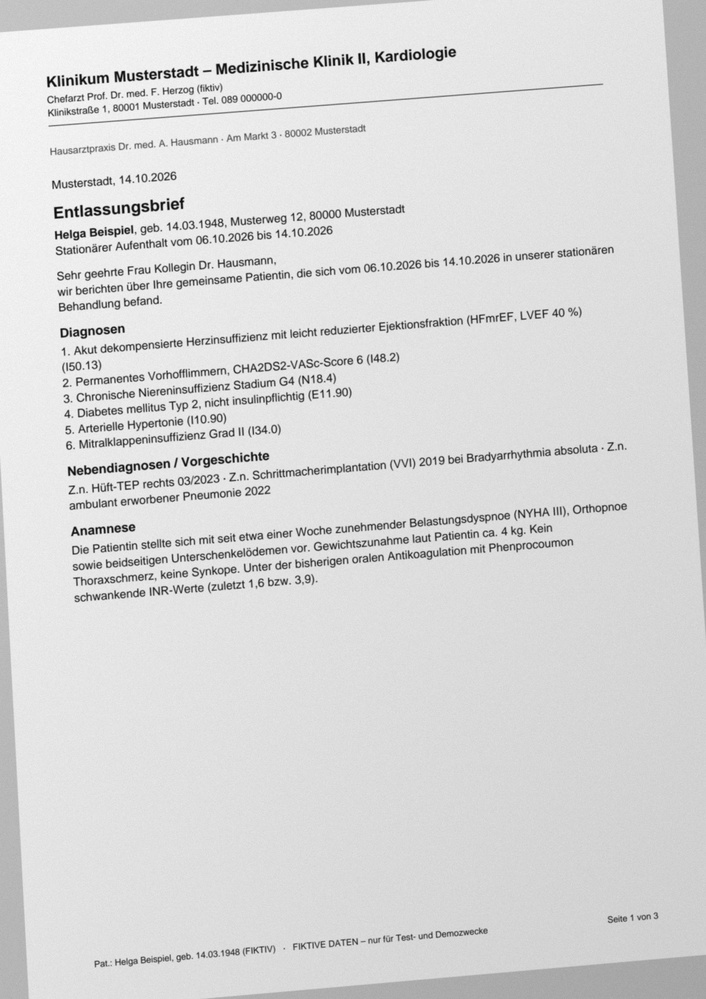
#> input picture data/cases/case01/pages_photo/case01_p01.jpg, 706 x 999 px, shrunk from 1654 x 2339 before the run; its folder holds only this picture in this run
$ python -i preprocess.py   (imports and definitions only)
#> lines starting #> are read from the running program, lines starting #| are printed output that depends on the picture
#> further down, picture is the input picture: shape (999, 706, 3); min 2, max 255, mean 215.8
from pathlib import Path
import cv2
import numpy as np
import pymupdf


# --------------------------------------------------
# FOLDERS
# --------------------------------------------------

INPUT_DIR = Path("input_docs")
OUTPUT_DIR = Path("cleaned_docs")

# [2 lines not run here, left out]


# --------------------------------------------------
# PDF -> IMAGES
# --------------------------------------------------

# [59 lines left out: functions pdf_to_images, load_document, not called in this run]


# --------------------------------------------------
# PREPROCESS IMAGE
# --------------------------------------------------

def preprocess(image):

    # Convert to grayscale
    gray = cv2.cvtColor(
        image,
        cv2.COLOR_BGR2GRAY
    )

    # Remove some noise
    denoised = cv2.fastNlMeansDenoising(
        gray,
        None,
        7,
        7,
        21
    )

    # CLAHE contrast enhancement
    clahe = cv2.createCLAHE(
        clipLimit=2.0,
        tileGridSize=(8, 8)
    )

    clahe_image = clahe.apply(
        denoised
    )

    # Sharpen
    blurred = cv2.GaussianBlur(
        clahe_image,
        (0, 0),
        1.5
    )
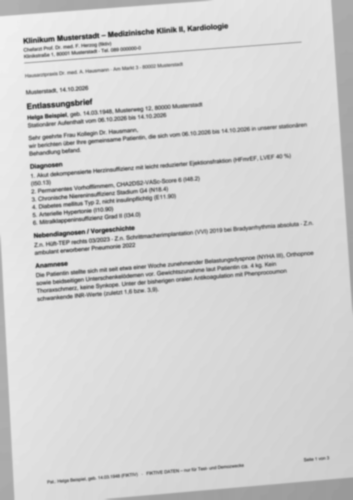
#> blurred: shape (999, 706) (shown at 1/2 size); min 63, max 241, mean 210.5

    sharpened = cv2.addWeighted(
        clahe_image,
        1.6,
        blurred,
        -0.6,
        0
    )
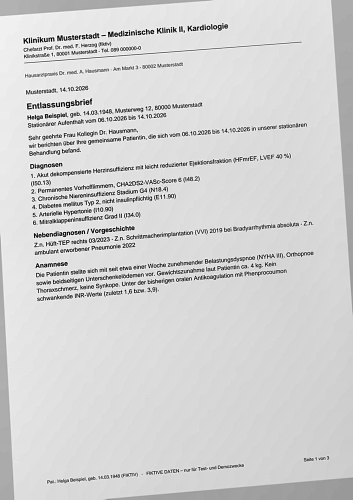
#> sharpened: shape (999, 706) (shown at 1/2 size); min 0, max 255, mean 210.4

    # Remove uneven background
    background = cv2.GaussianBlur(
        gray,
        (0, 0),
        25
    )
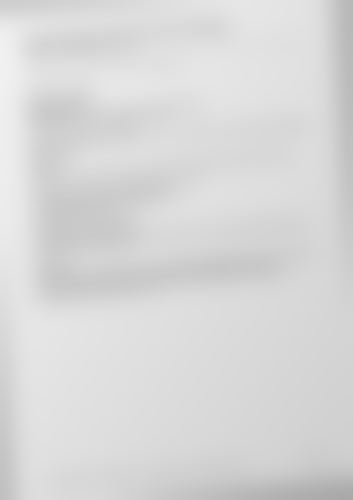
#> background: shape (999, 706) (shown at 1/2 size); min 169, max 240, mean 215.8

    normalized = cv2.divide(
        gray,
        background,
        scale=255
    )
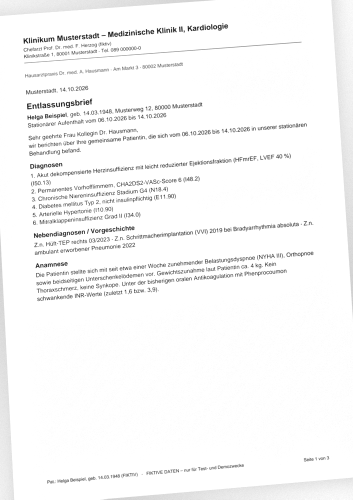
#> normalized: shape (999, 706) (shown at 1/2 size); min 3, max 255, mean 247.4

    normalized = clahe.apply(
        normalized
    )

    # Adaptive threshold
    adaptive = cv2.adaptiveThreshold(
        sharpened,
        255,
        cv2.ADAPTIVE_THRESH_GAUSSIAN_C,
        cv2.THRESH_BINARY,
        31,
        11
    )
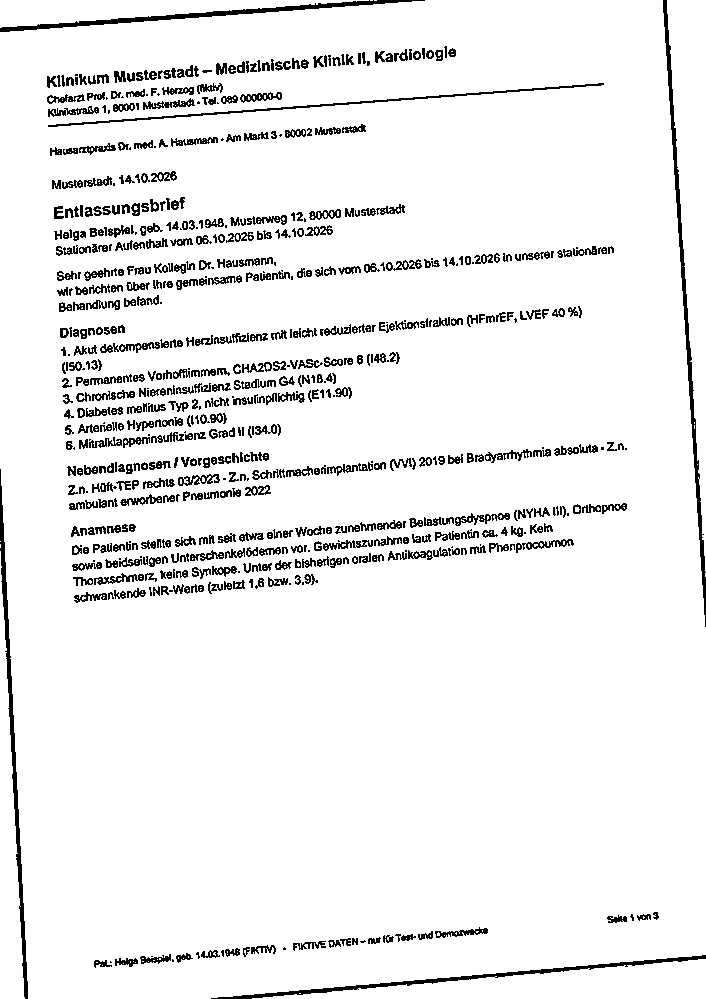
#> adaptive: shape (999, 706); 93.4% white; black in thin lines or dots

    return {
        "original": image,
        "gray": gray,
        "clahe": clahe_image,
        "sharpened": sharpened,
        "normalized": normalized,
        "adaptive": adaptive
    }


# --------------------------------------------------
# PROCESS ALL FILES
# --------------------------------------------------

# [58 lines not run here, left out]

>>> import cv2
>>> picture = cv2.imread('data/cases/case01/pages_photo/case01_p01.jpg')
>>> result = preprocess(picture)
#> result = 6 items

$ run again, on data/cases/case01/pages_photo/case01_p02.jpg
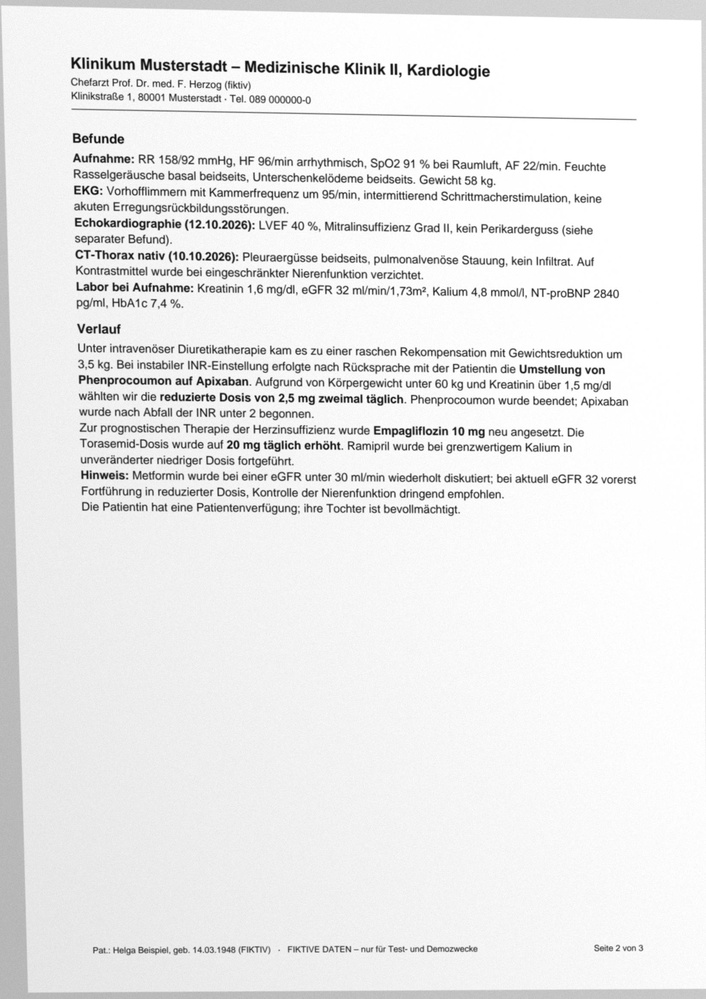
#> input picture data/cases/case01/pages_photo/case01_p02.jpg, 706 x 999 px, shrunk from 1654 x 2339 before the run
#> picture is the input picture: shape (999, 706, 3); min 0, max 255, mean 235.2
#> in preprocess, `background = cv2.GaussianBlur( gray, (0, 0), 25 )`:
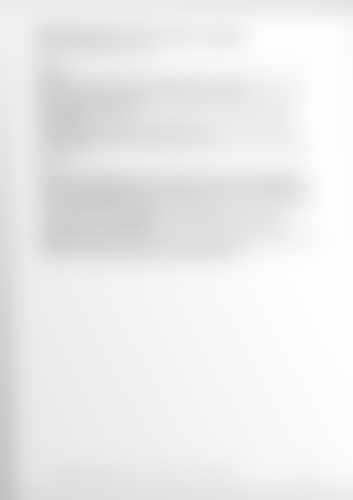
#> background: shape (999, 706) (shown at 1/2 size); min 194, max 254, mean 235.3
#> in preprocess, `adaptive = cv2.adaptiveThreshold( sharpened, 255, cv2.ADAPTIVE_THRESH_..`:
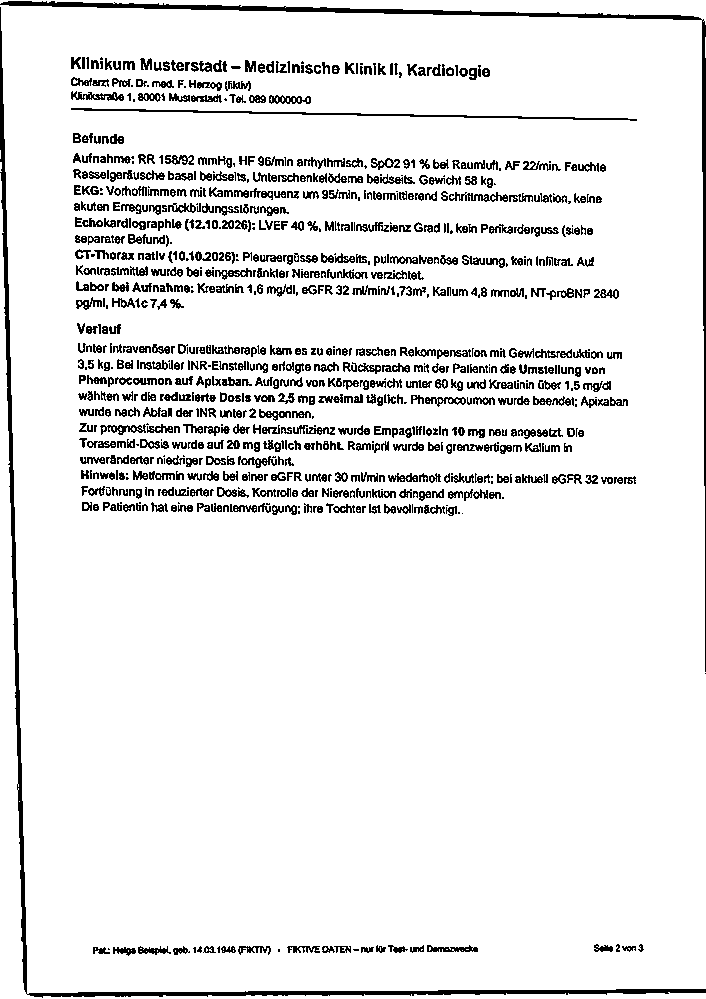
#> adaptive: shape (999, 706); 91.6% white; black in thin lines or dots
#> result = 6 items
